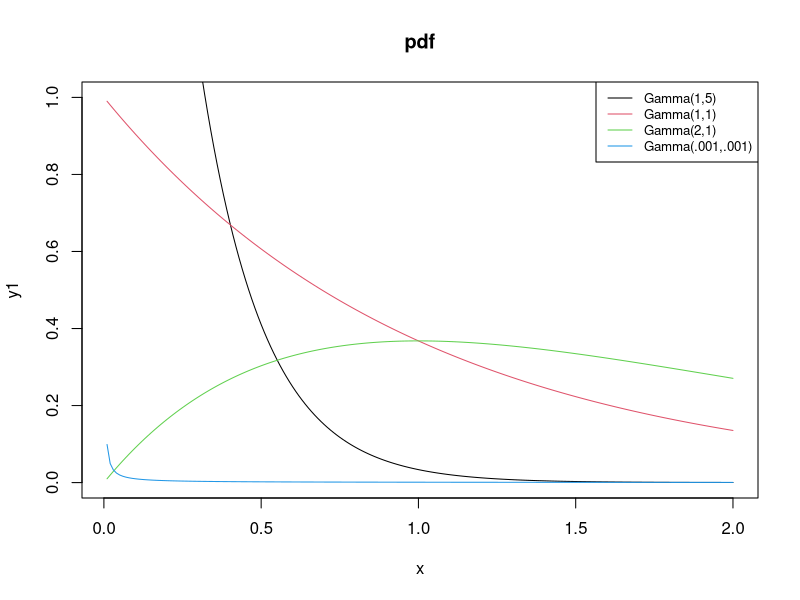
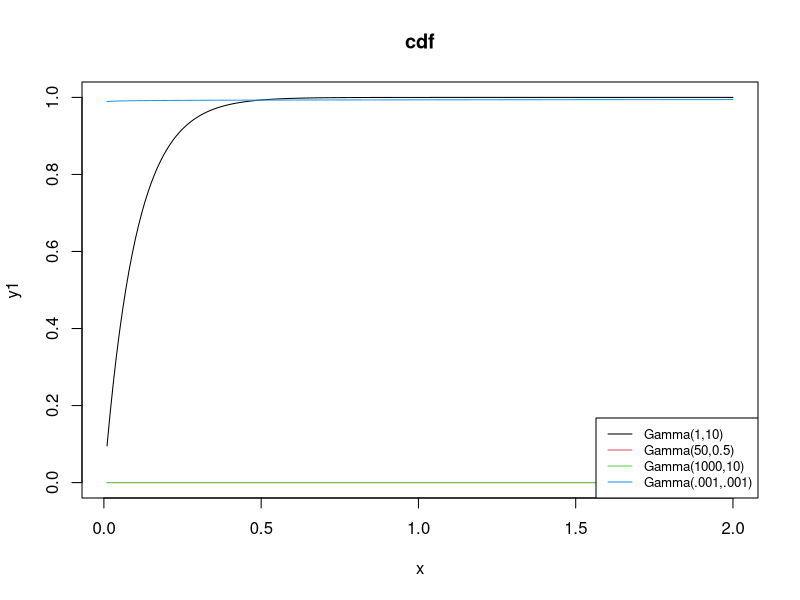

Reproduce these figures in R, in order.
x <- (1:200)/100
y1 <- dgamma(x = x, 1, 5)
y2 <- dgamma(x = x, 1, 1)
y3 <- dgamma(x = x, 2, 1)
y4 <- dgamma(x = x, .001, .001)

#pdf(file = 'my-gamma-plot.pdf')
plot(x, y1, type = 'l', ylim = c(0,1), main = 'pdf')
lines(x, y2, type = 'l', col = 2)
lines(x, y3, type = 'l', col = 3)
lines(x, y4, type = 'l', col = 4)
legend("topright",
       legend = c('Gamma(1,5)', 'Gamma(1,1)', 'Gamma(2,1)', 'Gamma(.001,.001)'), 
       col = c(1:4),
       lty = 1, cex = 0.8)

y1 <- pgamma(x, 1, 10)
y2 <- pgamma(x, 50, 0.5)
y3 <- pgamma(x, 1000, 10)
y4 <- pgamma(x, .001, .001)

plot(x, y1, type = 'l', ylim = c(0,1), main = 'cdf')
lines(x, y2, type = 'l', col = 2)
lines(x, y3, type = 'l', col = 3)
lines(x, y4, type = 'l', col = 4)
legend("bottomright",
       legend = c('Gamma(1,10)', 'Gamma(50,0.5)', 'Gamma(1000,10)', 'Gamma(.001,.001)'), 
       col = c(1:4),
       lty = 1, cex = 0.8)


dgamma(0.01, 1, 5)/dgamma(1, 1, 5)


dgamma(0.01, .002, .001)/dgamma(1, .002, .001)
